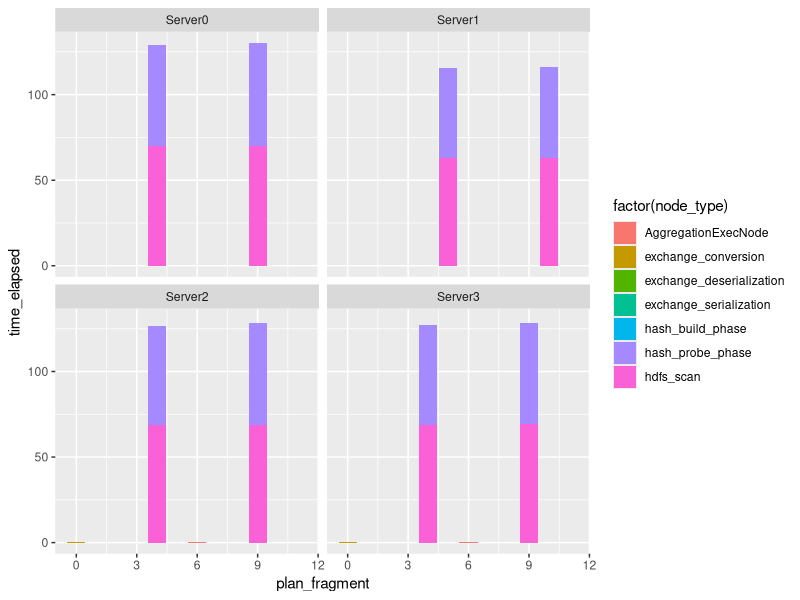

Here is the R script that generated this plot:
library(ggplot2)
library(sqldf)

getdata <- function(){
	#agg
	agg_set <- read.csv("./output/aggregation_node.csv",header = TRUE)
	subagg_set <- sqldf("select query_name ,ImpalaServer, PlanFragmentExecutor as plan_fragment,'AggregationExecNode' as node_type ,build_phase_time_elapsed as time_elapsed from agg_set")
	#exchange_receiver_conversion
	exchange_conversion_set <- read.csv("./output/exchange_node_receiver.csv",header = TRUE)
	subexchange_conversion_set <- sqldf(paste("select query_name ,ImpalaServer, PlanFragmentExecutor as  plan_fragment,'exchange_conversion' as node_type ,time_elapsed from exchange_conversion_set where stage = '","conversion","'",sep = ""))
	#exchange_receiver_deserialization
	exchange_deserialization_set <- read.csv("./output/exchange_node_receiver.csv",header = TRUE)
	subexchange_deserialization_set <- sqldf(paste("select query_name ,ImpalaServer, PlanFragmentExecutor as plan_fragment,'exchange_deserialization' as node_type ,time_elapsed from exchange_deserialization_set where stage = '","deserialization","'",sep = ""))
	#exchange_serialzation
	exchange_serialization_set <- read.csv("./output/exchange_node_sender.csv",header = TRUE)
	subexchange_serialization_set <- sqldf("select query_name ,ImpalaServer, PlanFragmentExecutor as plan_fragment,'exchange_serialization' as node_type ,time_elapsed from exchange_serialization_set")
	#hash_join_build
	hash_build_set <- read.csv("./output/hash_join_node.csv",header = TRUE)
	subhash_build_set <- sqldf("select query_name ,ImpalaServer, PlanFragmentExecutor as plan_fragment,'hash_build_phase' as node_type ,build_phase_time_elapsed as time_elapsed from hash_build_set")
	#hash_join_probe
	hash_probe_set <- read.csv("./output/hash_join_node.csv",header = TRUE)
	subhash_probe_set <- sqldf("select query_name ,ImpalaServer, PlanFragmentExecutor as plan_fragment,'hash_probe_phase' as node_type ,probe_phase_time_elapsed as time_elapsed from hash_probe_set")
	#hdfs_scan
	hdfs_scan_set <- read.csv("./output/hdfs_scan_node.csv",header = TRUE)
	subhdfs_scan_set <- sqldf("select query_name ,ImpalaServer, PlanFragmentExecutor as plan_fragment,'hdfs_scan' as node_type , time_elapsed from hdfs_scan_set")
	
	
	dataset <- rbind(subagg_set,subexchange_conversion_set,subexchange_deserialization_set,subexchange_serialization_set,subhash_build_set,subhash_probe_set,subhdfs_scan_set)
	return (dataset)
}
addtheme <- function(pic){
	return (pic )
}

dataset <- getdata()
query_name_set <- sqldf("select distinct query_name from dataset")
for(query_name in query_name_set$query_name) {
	png(paste(query_name,".png"),width=800,heigh=600)
	subset <- dataset[which(dataset$query_name == query_name),]
	#p <- ggplot(subset,aes(x=plan_fragment,y=time_elapsed)) + geom_point()
	pic <- ggplot(subset,aes(x = plan_fragment , y = time_elapsed ,fill = factor(node_type)))+ 
			geom_bar(stat="identity",position = "stack" ) + 
			facet_wrap(~ImpalaServer,ncol = 2)
	print(addtheme(pic))
	dev.off()
}
